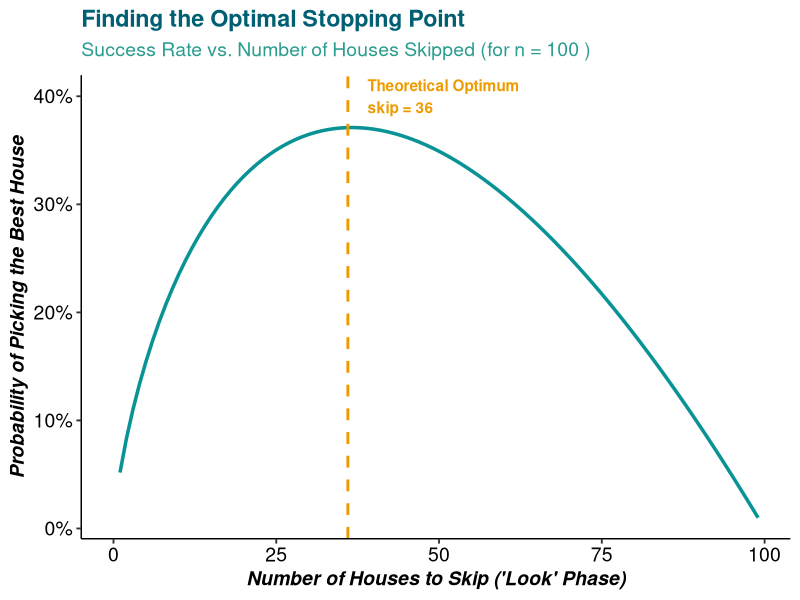

Here is the R script that generated this plot:
## ---- chunk 1
#| label: r-simulation
#| echo: true
# simulate the house-hunting strategy for n=100 houses
set.seed(123) # make the simulation reproducible

simulate_best <- function(n, skip, trials = 10000) {
  # returns proportion of runs where we picked the best house
  wins <- 0
  for (t in seq_len(trials)) {
    houses <- sample.int(n)      # random ordering of house ranks 1..n
    best_in_sample <- max(houses[1:skip]) # best rank in the first (skip) houses
    chosen <- NA
    
    # from the (skip+1)-th house onward, pick first one that beats the sample
    for (i in (skip + 1):n) {
      if (houses[i] > best_in_sample) {
        chosen <- houses[i]; break
      }
    }
    
    # if never chosen, you must pick the last house
    if (is.na(chosen)) chosen <- houses[n]
    
    # was our choice the best possible, rank n?
    if (chosen == n) wins <- wins + 1
  }
  return(wins / trials)
}

n <- 100
opt_skip <- floor(n / exp(1))
result <- simulate_best(n, opt_skip)

cat("Simulation for n=100:\nOptimal houses to skip =", opt_skip, 
    "\nSuccess probability from simulation ~", round(result, 4))

## ---- chunk 2
#| label: r-visualization
#| message: false
#| warning: false
#| fig-cap: "The probability of picking the best house peaks when the number of skipped houses is close to the theoretical optimum of n/e $\\approx37$."
#| fig-width: 8
#| fig-height: 5

#load required libraries
library(ggplot2)
library(dplyr)
library(ggpubr)

# Function to calculate success probability for a given skip value
calculate_success_prob <- function(n, skip, trials = 10000) {
  successes <- 0
  for (i in 1:trials) {
    ranks <- sample(1:n)
    threshold_val <- if (skip > 0) max(ranks[1:skip]) else 0
    choice <- NA
    if (skip < n) {
      for (j in (skip + 1):n) {
        if (ranks[j] > threshold_val) {
          choice <- ranks[j]
          break
        }
      }
    }
    if (is.na(choice)) {
      choice <- ranks[n]
    }
    if (choice == n) {
      successes <- successes + 1
    }
  }
  return(successes / trials)
}

# Simulate for a range of skip values
n <- 100
skip_values <- 0:99
prob_fun <- function(k, n) { (k/n) * sum(1/((k):(n-1))) }
results_df <- tibble(
  skip = skip_values,
  prob = sapply(skip_values, prob_fun, n=n))

# Find the optimal skip value from the data
optimal_skip_calc <- results_df$skip[which.max(results_df$prob)]
max_prob_calc <- max(results_df$prob)
theoretical_skip <- floor(n / exp(1))

# Create the plot
ggplot(results_df, aes(x = skip, y = prob)) +
  geom_line(color = "#0a9396", size = 1.2) +
  geom_vline(xintercept = theoretical_skip, 
             linetype = "dashed", color = "#ee9b00", size = 1) +
  geom_point(aes(x = optimal_skip_calc, y = max_prob_calc), 
             color = "#e63946", size = 5, shape = 18) +
  annotate("text", x = theoretical_skip + 3, y = 0.40, 
           label = paste("Theoretical Optimum\nskip =", theoretical_skip), 
           color = "#ee9b00", hjust = 0, fontface = "bold") +
  annotate("text", x = optimal_skip_calc - 14, y = max_prob_calc - 0.04, 
           label = paste("Peak Success Rate\n~", 
                         scales::percent(max_prob_calc, accuracy=0.1)), 
           color = "#e63946", hjust = 0, fontface = "bold") +
  scale_y_continuous(labels = scales::percent_format(accuracy=1)) +
  labs(
    title = "Finding the Optimal Stopping Point",
    subtitle = paste("Success Rate vs. Number of Houses Skipped (for n =", n,")"),
    x = "Number of Houses to Skip ('Look' Phase)",
    y = "Probability of Picking the Best House") +
  theme_pubr(base_size = 14)+
  theme(
    plot.title = element_text(face = "bold", color = "#005f73"),
    plot.subtitle = element_text(color = "#2a9d8f", margin = margin(b=10)),
    panel.grid.minor = element_blank(),
    axis.title = element_text(face="bold.italic"))

